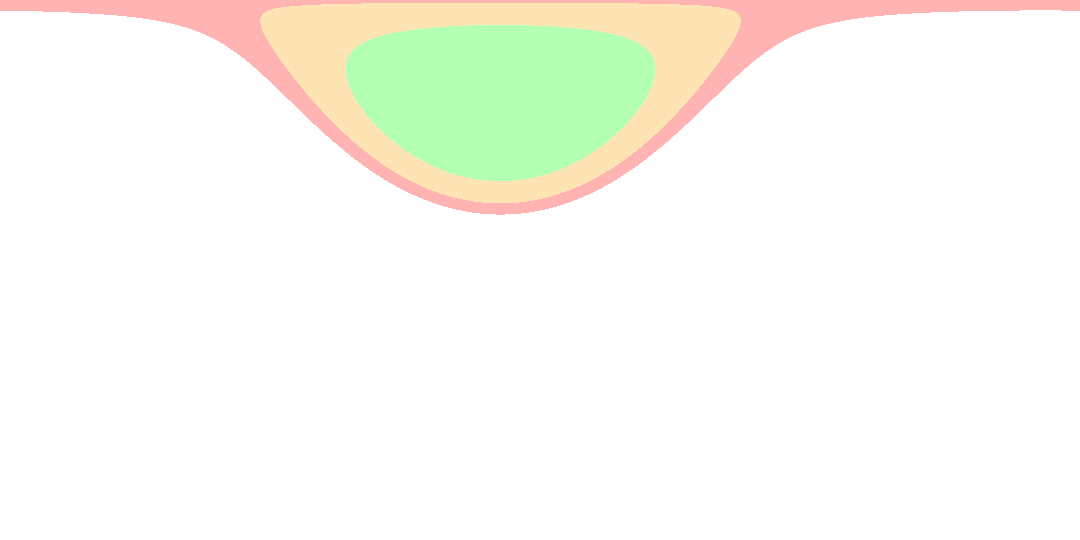

The Python source for this figure:
from __future__ import print_function
from takeoff import FlightIns

import wx
import numpy as np
from numpy import sin, cos, pi
import matplotlib.pyplot as plt
import matplotlib.colors as cm
import matplotlib.cm as clm
import math


from config import *


lon_0=-80
lon_0=-10

green=wx.Colour(0,180,0)
orange=wx.Colour(255,127,0)
bgcol=wx.Colour(53,53,53)

class Range(wx.Frame):

    def __init__(self,parent,title,size,rangekm=None,c_lift=None,c_drag=None):
        super(Range, self).__init__(parent, title=title,size=size,style=wx.FRAME_FLOAT_ON_PARENT|wx.MINIMIZE_BOX | wx.MAXIMIZE_BOX | wx.RESIZE_BORDER | wx.SYSTEM_MENU | wx.CAPTION | wx.CLOSE_BOX | wx.CLIP_CHILDREN)

        self.parent=parent

        try:
            self.GetParent().RangeButton.Disable()
        except:
            pass

        if rangekm == None:
            rangekm=self.GetRange(c_lift,c_drag)

        self.globe=wx.Image("map.png",wx.BITMAP_TYPE_PNG)
        #background = wx.StaticBitmap(self,-1,wx.BitmapFromImage(self.globe))

        self.colours=["None","None","None","None","None","None","None","None","None","None"]
        


        self.GetMask(rangekm)
        #range=wx.Bitmap("range.png")
        #self.mask=wx.StaticBitmap(self,-1,range)

        #background.SetPosition((0,0))
        #self.mask.SetPosition((0,0))

        hours=math.floor(self.time)
        mins = (self.time - hours)*60.
        self.time_unit=self.time/500
        self.time_passed=0.

        # self.sb=self.CreateStatusBar()
        # self.sb.SetMinHeight(50)
        # self.sb.SetStatusText("Hello world")

        self.text="Speed = %d kmph\nFlight Time =  %d Hours %d Minutes \nRange = %d km" % (self.speed,hours,mins,self.range)

        #self.clock=wx.StaticText(self,wx.ID_ANY,pos=(75,425))
        #self.clock.SetForegroundColour(wx.WHITE)
        
        self.tx=wx.StaticText(self,wx.ID_ANY,pos=(600,425))

        colour=wx.Colour(128,0,128)
        bgc=wx.Colour(255,255,255)

        #tx.SetForegroundColour(colour)
        #tx.SetBackgroundColour(bgc)

        print(self.text)

        self.Bind(wx.EVT_CLOSE,self.OnClose)
        self.Bind(wx.EVT_ERASE_BACKGROUND,self.on_erase)
        self.Bind(wx.EVT_PAINT,self.on_paint)

        self.mask_set=False
        self.buffer=wx.EmptyBitmap(840,270)
        self.backbuffer=wx.EmptyBitmap(840,270)

        #self.fuel=FlightIns(((115,315)),((1,1)),60)                

        #range only expands & fuel only decreases if some range is displayed
        if(self.able):
            #self.timer=wx.Timer(self)
            #self.Bind(wx.EVT_TIMER,self.TimerCallback,self.timer)
            #self.counter=125
            #self.timer.Start(1)
            #self.counter=0
            #self.update(-25)
            self.colours[0]="lime"
            self.colours[1]="lime"
            self.colours[2]="lime"
            self.colours[3]="lime"
            self.colours[4]="lime"
            self.colours[5]="lime"
            self.colours[6]="lime"
            #self.Paint()
            #self.update(-50)
            self.colours[7]="orange"
            self.colours[8]="orange"
            #self.Paint()            
            self.colours[9]="red"
            self.update(-125)
            self.Paint()
            
        else:
            self.update(125)


        print("Displaying range map!")


    def TimerCallback(self,e):
        
        #painting fuel dial
        
        self.update(self.counter)
        self.counter-=0.5

        #updating colourmap, painting range
        if self.counter==124.5:
            self.colours[0]="lime"
            self.Paint()   
        elif self.counter==100:
            self.colours[1]="lime"
            self.Paint()  
        elif self.counter==75:
            self.colours[2]="lime"
            self.Paint()
        elif self.counter==50:
            self.colours[3]="lime"
            self.Paint()
        elif self.counter==25:
            self.colours[4]="lime"
            self.Paint()
        elif self.counter==0:
            self.colours[5]="lime"
            self.Paint()
        elif self.counter==-25:
            self.colours[6]="lime"
            self.Paint()
        elif self.counter==-50:
            self.colours[7]="orange"
            self.Paint()
        elif self.counter==-75:
            self.colours[8]="orange"
            self.Paint()
        elif self.counter==-100:
            self.colours[9]="red"
            self.Paint()

        if self.counter==-125:
            self.timer.Stop()

    def on_erase(self,e):
        pass    


    def OnClose(self,e):
        print("Closing range window")
        try:
            self.GetParent().RangeButton.Enable(True)
        except:
            pass
        #if(self.able):
        #    self.timer.Stop()
        self.Destroy()

    def update(self,val):

        self.buffer=wx.BitmapFromImage(self.globe)
        self.backbuffer=wx.BitmapFromImage(self.globe)
        
        dc=wx.MemoryDC()
        dc.SelectObject(self.backbuffer)
        #self.fuel.CalcArrow(val)
        #self.fuel.DrawArrow(dc,wx.RED)

        self.write(self.tx,self.text,15)      
        self.time_passed+=self.time_unit
        hours=int(math.floor(self.time_passed))
        mins=int((self.time_passed-hours)*60)
        if mins<10:
            mins="0%d"%mins
        if hours<10:
            hours="0%d"%hours
        #self.write(self.clock,"%s:%s"%(hours,mins),20)

        self.buffer,self.backbuffer=self.backbuffer,self.buffer
        dc.SelectObject(wx.NullBitmap)

        self.Refresh()

    def write(self,text,label,size):
        font=wx.Font(size,wx.DEFAULT,wx.NORMAL,wx.NORMAL)
        text.SetLabel(label)
        text.SetFont(font)

    def on_paint(self,e):
        dc=wx.BufferedPaintDC(self,self.buffer)

    def GetRange(self,c_lift,c_drag):

        if c_lift <=0.:
            cruise = 0.0
            print("Plane cannot fly (negative lift) - zero range")
            self.speed=0.
            self.range=0.
            self.time=0.
            self.able=False

            if self.parent != None:
                self.parent.logfile.write("    Cruise Speed = 0.0 km/h\n")
                self.parent.logfile.write("    Range = 0.0 km\n")
                self.parent.logfile.flush()
            return 0.
        else:
            cruise = np.sqrt( (2.*mass*1000*10) / (rho * c_lift * 2*wlgth) )


        if cruise > np.sqrt( (2.*thrust*1000) / (rho * c_drag * 2*wlgth) ):
            print("Plane cannot fly (can't fly fast enough) - zero range")
            self.speed=0.
            self.range=0.
            self.time=0.
            self.able=False
            if self.parent != None:
                self.parent.logfile.write("    Range =  0 km\n")
                self.parent.logfile.write("    Cruise Speed = 0 km/h\n")
                self.parent.logfile.flush()
            return 0.

        if self.parent != None:
            self.parent.logfile.write("    Cruise Speed = "+str(cruise*3.6)+" km/h\n")



        cruise_thrust = 0.5*rho*cruise*cruise * c_drag * 2*wlgth
        efficiency = cruise_thrust/1000/thrust


        t_flight = fuel / (efficiency*maxrate)

        self.speed=cruise*3.6
        self.range=t_flight*cruise/1000
        self.time=t_flight/3600
        self.able=True

        print("Flight time  = ",t_flight/3600, " hours")
        print("Cruise Speed = ",cruise*3.6, " km/h")
        print("Range        =",t_flight*cruise/1000," km")
        print("Efficiency   =",1-efficiency)

        if self.parent != None:
            self.parent.logfile.write("    Range = "+str(t_flight*cruise/1000)+" km \n")
            self.parent.logfile.flush()



        return t_flight*cruise/1000






    def GetMask(self,rangekm):


        maxang = rangekm/re #angular distance around earth (in radians) the plane can do

        #location of Edinburgh (theta,phi - radians)
        phi0=lon0*pi/180.
        theta0=(90 - lat0)*pi/180.

        #Cartesian unit vector pointing from the centre of the earth to Edinburgh
        r0 = np.zeros(3)
        r0[0] = sin(theta0)*cos(phi0)
        r0[1] = sin(theta0)*sin(phi0)
        r0[2] = cos(theta0)


        #setup latitude and longitude grid
        res=1080
        nph=int(res)
        nth=int(res/2)

        lon=np.zeros(nph)
        lat=np.zeros(nth)
        theta=np.zeros(nth)

        dx=360./1080.

        for i in range(nph):
            lon[i]=(dx*(i+0.5))-180.-lon_0

        for j in range(nth):
            theta[j]=(dx*(j-0.5))
            lat[j]=90-theta[j]

        print(lon[0],lon[-1])
        print(lat[0],lat[-1])


        lon[:] = lon[:]*pi/180
        theta[:] = theta[:]*pi/180

        #set up 'map'
        self.img=np.zeros((nth,nph))


        r=np.zeros(3)

        self.img[:][:]=-1

        acos=np.arccos
        dot=np.dot

        #print((nph))
        # print((nth))
        #th_sin=[0]*nth
        #th_cos=[0]*nth
        #lon_cos=[0]*nph
        #lon_sin=[0]*nph
        #for i in range(nph):
        #    lon_cos[i]=cos(lon[i])
        #    lon_sin[i]=sin(lon[i])
        #for j in range(nth):
        #    th_sin[j]=sin(theta[j])
        #    th_cos[j]=cos(theta[j])
        #fa=open("angles.txt", "w")
        fa=open("angles.txt", "r")
        angle_lst=[]
        for line in fa.readlines():
            angle_lst.append(float(line))
        fa.close()
        for i in range(nph):
            for j in range(nth):
                #r[0] = th_sin[j] * lon_cos[i] #sin(theta[j])*cos(lon[i])
                #r[1] = th_sin[j] * lon_sin[i] #sin(theta[j])*sin(lon[i])
                #r[2] = th_cos[j] #cos(theta[j])

                angle= angle_lst[(i*nth)+j] #acos(dot(r,r0))
                #fa.write(str(angle)+"\n")

                if angle <= maxang:
                    
                    self.img[j][i]=angle/maxang

        #fa.close()
        #colours range with given colourmap (timer)
    def Paint(self):
        mydpi=96.
        fig=plt.figure(frameon=False,figsize=(1080/mydpi,540/mydpi),dpi=mydpi)
        fig.set_size_inches(1080/mydpi,540/mydpi)
        
        self.map=cm.ListedColormap(self.colours,"rangemap")
        self.map.set_under(color='white',alpha=0.)

        ax = plt.axes([0,0,1,1])

        plot=plt.imshow(self.img,extent=(0,2,0,1),alpha=0.3,vmin=0.0,vmax=1.0,cmap=self.map)
        plt.axis("off")
        #plt.savefig("test.png", bbox_inches='tight')
        plot.axes.get_xaxis().set_visible(False)
        plot.axes.get_yaxis().set_visible(False)
        plt.savefig('range.png',transparent=True,dpi=mydpi)

        if(self.mask_set):
            self.mask.Destroy()
        range=wx.Bitmap("range.png")
        self.mask=wx.StaticBitmap(self,-1,range)
        self.mask.SetPosition((0,0))
        self.mask_set=True


if __name__ == "__main__":
    app=wx.App()
    range=Range(None,"Range",(1080,540),c_lift=1.0,c_drag=0.2)
    range.Show()
    app.MainLoop()
